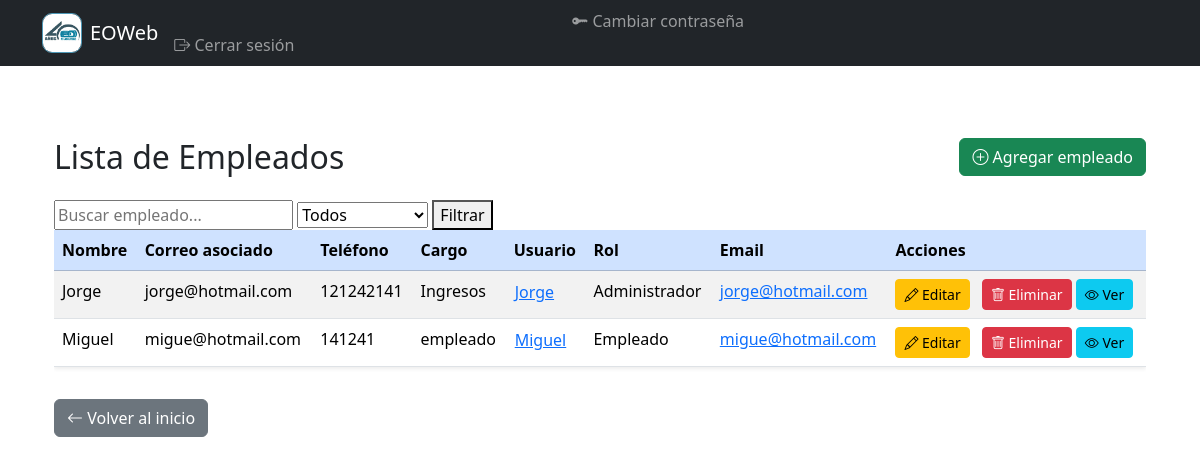
The page /empleados/ (signed in) on the database its author committed.
### gestion/models.py (models this page shows, shortened)
class Empleado(models.Model):
    usuario = models.OneToOneField(User, on_delete=models.CASCADE, null=True, blank=True)
    nombre = models.CharField(max_length=100)
    email = models.EmailField(unique=True)
    telefono = models.CharField(max_length=20, blank=True)
    cargo = models.CharField(max_length=50)
    domicilio = models.CharField(max_length=255, blank=True, null=True)
    codigo_postal = models.CharField(max_length=10, blank=True, null=True)
    rfc = models.CharField(max_length=13, blank=True, null=True)
    fecha_nacimiento = models.DateField(null=True, blank=True)
    tipo_sangre = models.CharField(max_length=5, blank=True, null=True)

### gestion/views.py (the view)
# urls.py: path('empleados/',views.lista_empleados, name='lista_empleados'),
@login_required
def lista_empleados(request):
    if not request.user.is_superuser and not request.user.groups.filter(name='Administrador').exists():
        return redirect('lista_empleados')
    empleados = Empleado.objects.all()
    query = request.GET.get('busqueda', '')
    rol = request.GET.get('rol', '')
    if query:
        empleados = empleados.filter(nombre__icontains=query)
    if rol:
        empleados = empleados.filter(usuario__groups__name=rol)
    sin_usuario = empleados.filter(usuario__isnull=True).count()
    if sin_usuario > 0:
        messages.warning(request, f"{sin_usuario} empleado(s) no tienen usuario asociado.")
    return render(request, 'gestion/lista_empleados.html', {
        'empleados': empleados
    })

### gestion/templates/gestion/lista_empleados.html (shortened to what this page needs)
{% extends "gestion/base.html" %}
{% load static %}
{% block content %}
<div class="container my-5">
    <div class="d-flex justify-content-between align-items-center mb-4">
        <h2 class="mb-0">Lista de Empleados</h2>
        <a href="{% url 'agregar_empleado' %}" class="btn btn-success">
            <i class="bi bi-plus-circle"></i> Agregar empleado
        </a>
    </div>
    <form method="get">
        <input type="text" name="busqueda" placeholder="Buscar empleado..." value="{{ request.GET.busqueda }}">
        <select name="rol">
            <option value="">Todos</option>
        </select>
        <button type="submit">Filtrar</button>
    </form>
    <div class="table-responsive">
        <table class="table table-striped table-hover shadow-sm">
            <thead class="table-primary">
                <tr>
                    <th>Nombre</th>
                    <th>Correo asociado</th>
                    <th>Teléfono</th>
                    <th>Cargo</th>
                    <th>Usuario</th>
                    <th>Rol</th>
                    <th>Email</th>
                    <th>Acciones</th>
                </tr>
            </thead>
            <tbody>
                {% for empleado in empleados %}
                <tr>
                    <td>{{ empleado.nombre }}</td>
                    <td>{{ empleado.email }}</td>
                    <td>{{ empleado.telefono }}</td>
                    <td>{{ empleado.cargo }}</td>
                    <td>
                    {% if empleado.usuario %}
                        {% if request.user.is_superuser or empleado.usuario.groups.all.0.name != 'Administrador' %}
                            <button class="btn btn-link p-0 m-0 align-baseline"
                                    data-bs-toggle="modal"
                                    data-bs-target="#editarUsuarioModal{{ empleado.id }}">
                                {{ empleado.usuario.username }}
                            </button>
                        {% else %}
                            {{ empleado.usuario.username }}
                        {% endif %}
                    {% else %}
                        —
                    {% endif %}
                    </td>
                    <td>
                    {% if empleado.usuario and empleado.usuario.groups.all %}
                        {{ empleado.usuario.groups.all.0.name }}
                    {% else %}
                        —
                    {% endif %}
                    </td>
                    <td>
                    {% if empleado.usuario and empleado.usuario.email %}
                        <a href="mailto:{{ empleado.usuario.email }}" class="link-primary">
                        {{ empleado.usuario.email }}
                        </a>
                    {% else %}
                        —
                    {% endif %}
                    </td>
                    <td>
                        {% if request.user.is_superuser or empleado.usuario.groups.all.0.name != 'Administrador' %}
                            <a href="{% url 'modificar_empleado' empleado.id %}" class="btn btn-sm btn-warning me-2">
                                <i class="bi bi-pencil"></i> Editar
                            </a>
                            <a href="{% url 'eliminar_empleado' empleado.id %}" class="btn btn-sm btn-danger">
                                <i class="bi bi-trash"></i> Eliminar
                            </a>
                        {% endif %}
                        <a href="{% url 'ver_empleado' empleado.id %}" class="btn btn-info btn-sm">
                            <i class="bi bi-eye"></i> Ver
                        </a>
                    </td>
                </tr>
                {% empty %}
                <tr>
                    <td colspan="7" class="text-center">No hay empleados.</td>
                </tr>
                {% endfor %}
            </tbody>
        </table>
    </div>
    <a href="{% url 'inicio' %}" class="btn btn-secondary mt-3">
        <i class="bi bi-arrow-left"></i> Volver al inicio
    </a>
</div>
{% endblock %}

### rows shown on the page
Empleado: nombre "Jorge", email "jorge@hotmail.com", telefono "121242141", cargo "Ingresos", usuario.username "Jorge", usuario.groups.all.0.name "Administrador", usuario.email "jorge@hotmail.com"
Empleado: nombre "Miguel", email "migue@hotmail.com", telefono "141241", cargo "empleado", usuario.username "Miguel", usuario.groups.all.0.name "Empleado", usuario.email "migue@hotmail.com"
